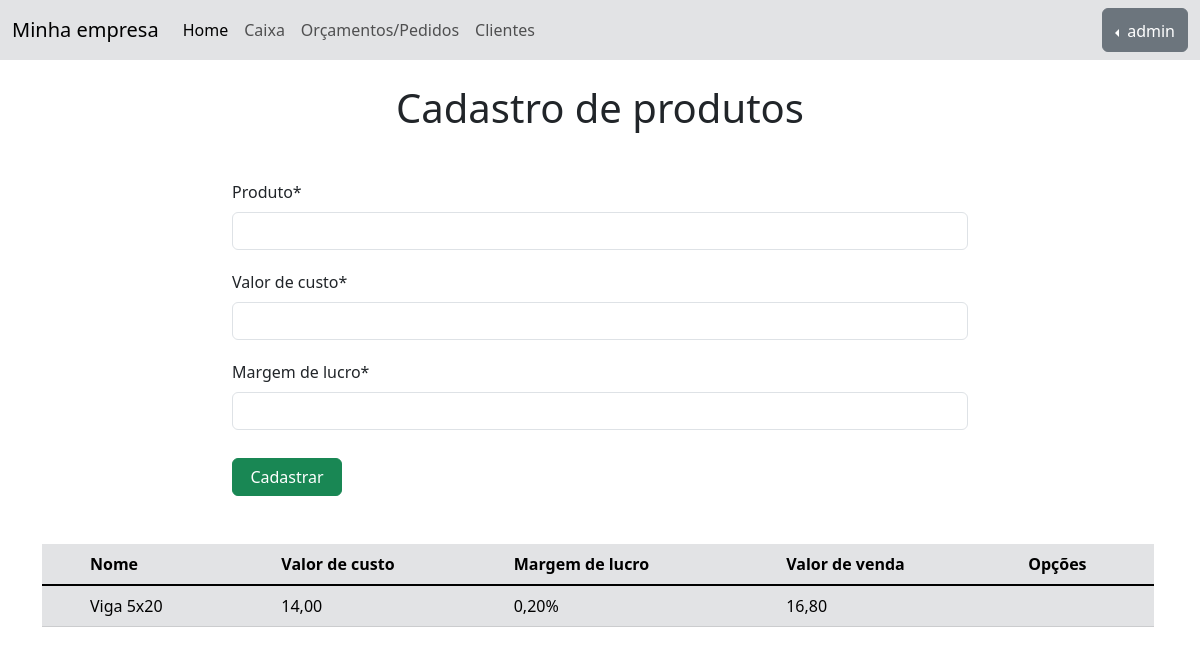
The app's page /produtos/tabela_produtos (signed in), older data.
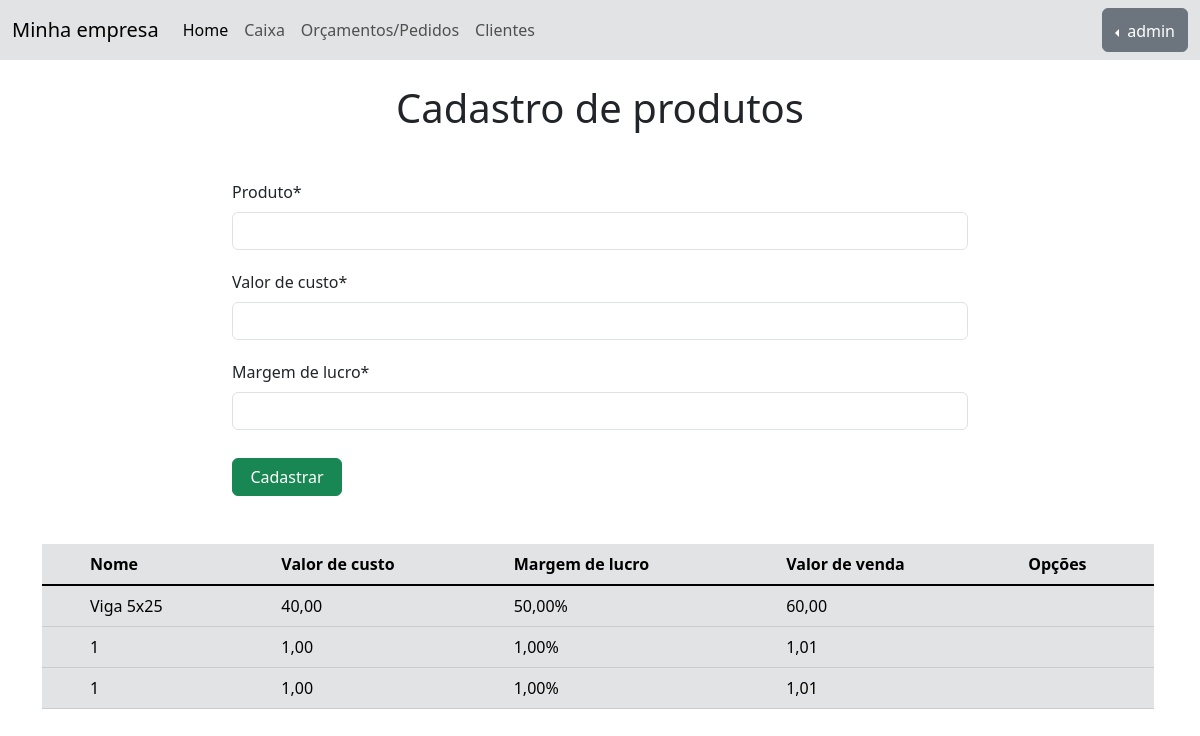
The same page, newer data.
### produtos/models.py (models this page shows, shortened)
class Produto(models.Model):
    nome = models.CharField(max_length=100, verbose_name='Produto')
    valorCusto = models.DecimalField(max_digits=10, decimal_places=2, verbose_name='Valor de custo')
    margemCusto = models.DecimalField(max_digits=5, decimal_places=2, verbose_name='Margem de lucro')
    valorVenda = models.DecimalField(max_digits=10, decimal_places=2, blank=True, null=True, verbose_name='Valor de venda')

### produtos/views.py (the view)
# urls.py: path('tabela_produtos', ProdutoCreate.as_view(), name='tabela_produtos'),
class ProdutoCreate(LoginRequiredMixin, CreateView, ListView):
    model = Produto
    form_class = ProdutoForm
    template_name = 'tabela_produtos.html'
    success_url = reverse_lazy('tabela_produtos')
    def get_context_data(self, **kwargs):
        context = super().get_context_data(**kwargs)
        context['txtBotao'] = 'Cadastrar'
        return context

### produtos/forms.py
class ProdutoForm(forms.ModelForm):
    class Meta:
        model = Produto
        fields = ['nome', 'valorCusto', 'margemCusto']

### produtos/templates/tabela_produtos.html (shortened to what this page needs)
{% extends 'bases/base.html' %} {% load static %} {% load crispy_forms_tags %} {% block 'head' %} {% endblock %} {% block 'buttons' %}
<div class="collapse navbar-collapse" id="navbarNav">
    <ul class="navbar-nav">
        <li class="nav-item">
            <a class="nav-link active" aria-current="page" href="{% url 'home' %}">Home</a>
        </li>
        <li class="nav-item">
            <a class="nav-link" href="#">Caixa</a>
        </li>
        <li class="nav-item">
            <a class="nav-link" href="#">Orçamentos/Pedidos</a>
        </li>
        <li class="nav-item">
            <a class="nav-link" href="{% url 'cadastrar_cliente' %}">Clientes</a>
        </li>
    </ul>
</div>
{% endblock %} {% block 'body' %}
<div class="container pb-5">
    <div class="row">
        <div class="col-sm-9 col-md-8 m-auto">
            <div class="display-6  text-center mb-5 mt-4">Cadastro de produtos</div>
            <form action="" method="POST">
                {% csrf_token %} {{ form|crispy }}
                <button class="btn btn-success mt-2 mb-5" type="submit" style="width: 110px;">{{ txtBotao }}</button>
            </form>
        </div>
    </div>
    <div class="row">
        <div class="table-responsive scrollbar pe-3">
            <table class="table table-secondary">
                <thead>
                    <tr>
                        <th class="ps-lg-5 ps-md-4">Nome</th>
                        <th>Valor de custo</th>
                        <th>Margem de lucro</th>
                        <th>Valor de venda</th>
                        <th>Opções</th>
                    </tr>
                </thead>
                <tbody class="table-group-divider">
                    {% for produto in object_list %}
                    <tr>
                        <td class="ps-lg-5 ps-md-4">{{ produto.nome | title }}</td>
                        <td>{{ produto.valorCusto }}</td>
                        <td>{{ produto.margemCusto }}%</td>
                        <td>{{ produto.valorVenda }}</td>
                        <td>
                        </td>
                    </tr>
                    {% empty %}
                    <tr>
                        <td colspan="5">Nenhum campo registrado</td>
                    </tr>
                    {% endfor %}
                </tbody>
            </table>
        </div>
    </div>
</div>
{% endblock %}

### templates/bases/base.html (shortened to what this page needs)
{% load static %}
<!DOCTYPE html>
<html lang="pt-BR">
<head>
    <link href="{% static 'geral/css/base.css' %}" rel="stylesheet">
    <link href="https://cdn.jsdelivr.net/npm/bootstrap@5.3.0/dist/css/bootstrap.min.css" rel="stylesheet">
</head>
<body>
    <nav class="navbar navbar-expand-lg bg-secondary-subtle">
        <div class="container-fluid">
            <a class="navbar-brand" href="{% url 'home' %}">Minha empresa</a>
             {% block 'buttons' %} {% endblock %}
        </div>
        {% block 'perfil' %}
        <div id="desktop-profile" class="container-fluid justify-content-end">
            <div class="btn-group dropstart">
                <button type="button" class="btn btn-secondary dropdown-toggle" data-bs-toggle="dropdown" aria-expanded="false">
              {{ request.user }}
            </button>
            </div>
        </div>
        {% endblock %}
    </nav>
    {% block 'body' %}{% endblock %}
</body>
</html>

### templates/static/geral/css/base.css (style rules this page uses)
* { margin: 0; padding: 0; }
a, button { text-decoration: none !important; }
input { margin-bottom: 20px !important; }
.scrollbar { overflow-y: scroll; height: 170px; }

Row changes from the older to the newer data that the page shows:
removed Produto: nome "Viga 5x20", valorCusto "14,00", margemCusto "0,20", valorVenda "16,80"
added Produto: nome "Viga 5x25", valorCusto "40,00", margemCusto "50,00", valorVenda "60,00"
added Produto: nome "1", valorCusto "1,00", margemCusto "1,00", valorVenda "1,01"
added Produto: nome "1", valorCusto "1,00", margemCusto "1,00", valorVenda "1,01"
